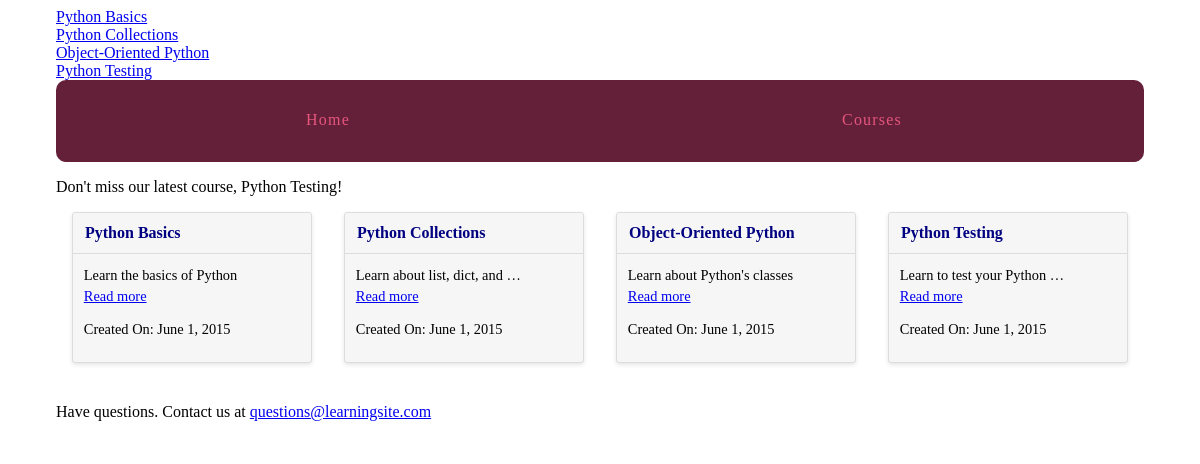
The app's page /courses/, older data.
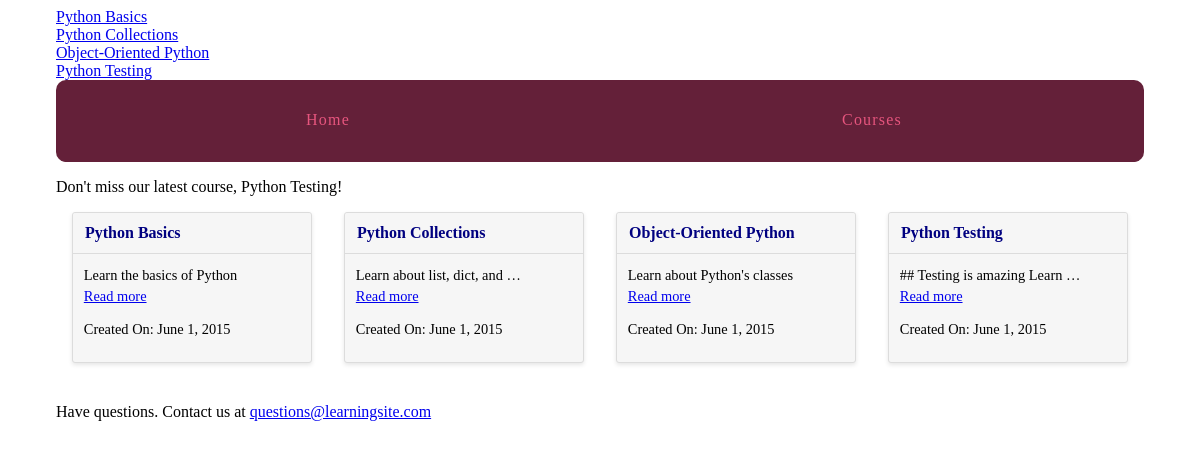
The same page, newer data.
### courses/models.py (models this page shows)
class Course(models.Model):
    created_at = models.DateTimeField(auto_now_add=True)
    title = models.CharField(max_length=255)
    description = models.TextField()
    def __str__(self):
        return self.title

### courses/views.py (the view)
def course_list(request):
    courses = Course.objects.all()
    email = 'questions@learningsite.com'
    return render(request, 'courses/course_list.html', {'courses': courses, 'email': email})

### courses/templatetags/course_extras.py (called while the page is built)
@register.simple_tag
def newest_course():
    return Course.objects.latest('created_at')

@register.inclusion_tag('courses/course_nav.html')
def nav_courses_list():
    courses = Course.objects.all()
    return {'courses': courses}

### courses/templates/courses/course_list.html (shortened to what this page needs)
{% extends "layout.html" %}
{% load static from staticfiles %}
{% block static %}<link rel="stylesheet" href="{% static 'courses/css/courses.css' %}">{% endblock %}
{% block content %}
<div class="cards">
    {% for course in courses %}
    <div class="card">
        <header><a href="{% url 'courses:detail' pk=course.pk %}">{{ course.title }}</a></header>
        <div class="card-copy">
            {% if course.description|wordcount <= 5 %}
                {{ course.description }}
            {% else %}
                {{ course.description|truncatewords:5 }}
            {% endif %}
            <p>
                <a href="{% url 'courses:detail' pk=course.pk %}">Read more</a>
            </p>
            <div>
                <p>Created On: {{ course.created_at|date:"F j, Y" }}</p>
            </div>
        </div>
    </div>
    {% endfor %}
    <div>
        <p>Have questions. Contact us at {{ email|urlize }}</p>
    </div>
</div>
{% endblock %}

### templates/layout.html (shortened to what this page needs)
{% load static from staticfiles %}
{% load course_extras %}
<!doctype html>
<html>
    <head>
        <link rel="stylesheet" href="{% static 'css/layout.css' %}">
        {% block static %}{% endblock %}
    </head>
    <body>
        <div class="site-container">
            {% nav_courses_list %}
            <nav>
                <a href="{% url 'hello' %}">Home</a>
                <a href="{% url 'courses:list' %}">Courses</a>
            </nav>
            <p>Don't miss our latest course, {% newest_course %}!</p>
            {% block content %}{% endblock %}
        </div>
    </body>
</html>

### courses/templates/courses/course_nav.html
{% for course in courses %}
    <div>
        <a href="{% url 'courses:detail' pk=course.pk %}">{{ course.title }}</a>
    </div>
{% endfor %}

### assets/css/layout.css (style rules this page uses)
html { box-sizing: border-box; }
*, *::after, *::before { box-sizing: inherit; }
.site-container { max-width: 68em; margin-left: auto; margin-right: auto; }
.site-container::after { clear: both; content: ""; display: table; }
.site-container nav { width: 100%; display: table; width: 100%; table-layout: fixed; border-bottom-left-radius: 10px; border-bottom-right-radius: 10px; border-top-left-radius: 10px; border-top-right-radius: 10px; border-bottom-left-radius: 10px; border-top-left-radius: 10px; border-bottom-right-radius: 10px; border-top-right-radius: 10px; background-color: #642039; margin-bottom: 1em; overflow: hidden; }
.site-container nav a { display: table-cell; width: 8.33333%; padding: 10px; border-bottom: 2px solid #642039; color: #e6557e; letter-spacing: 0.075em; line-height: 60px; text-align: center; text-decoration: none; }
.cards { display: -webkit-box; display: -moz-box; display: box; display: -webkit-flex; display: -moz-flex; display: -ms-flexbox; display: flex; -webkit-box-lines: multiple; -moz-box-lines: multiple; box-lines: multiple; -webkit-flex-wrap: wrap; -moz-flex-wrap: wrap; -ms-flex-wrap: wrap; flex-wrap: wrap; -webkit-box-pack: justify; -moz-box-pack: justify; box-pack: justify; -webkit-justify-content: space-between; -moz-justify-content: space-between; -ms-justify-content: space-between; -o-justify-content: space-between; justify-content: space-between; -ms-flex-pack: justify; }
.card { -webkit-flex-basis: 15em; -moz-flex-basis: 15em; flex-basis: 15em; -ms-flex-preferred-size: 15em; -webkit-flex-grow: 1; -moz-flex-grow: 1; flex-grow: 1; -ms-flex-positive: 1; -webkit-transition: all 0.2s ease-in-out; -moz-transition: all 0.2s ease-in-out; transition: all 0.2s ease-in-out; background-color: #f6f6f6; border-radius: 3px; border: 1px solid gainsboro; box-shadow: 0 2px 4px #e6e6e6; margin: 0 1em 1.5em 1em; position: relative; }
.card header { -webkit-transition: all 0.2s ease-in-out; -moz-transition: all 0.2s ease-in-out; transition: all 0.2s ease-in-out; background-color: #f6f6f6; border-bottom: 1px solid gainsboro; border-radius: 3px 3px 0 0; font-weight: bold; line-height: 1.5em; padding: 0.5em 0.75em; }
.card header a { color: #642039; text-decoration: none; }
.card .card-copy { font-size: 0.9em; line-height: 1.5em; padding: 0.75em 0.75em; }
.card .card-copy p { margin: 0 0 0.75em; }

### courses/static/courses/css/courses.css (style rules this page uses)
.card header a { color: #000080; }

Row changes from the older to the newer data that the page shows:
changed Course "Python Testing": description "Learn to test your Python …" → "## Testing is amazing Learn …"
